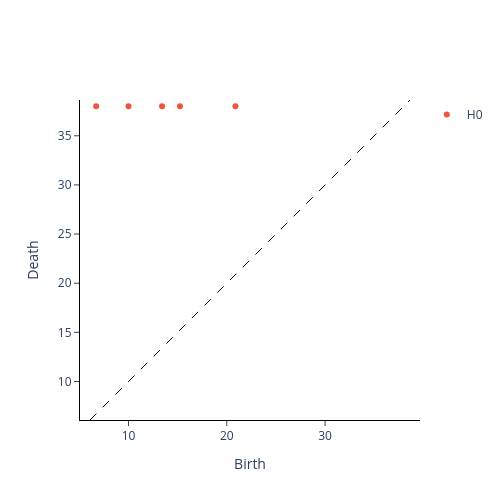

Here is the notebook cell this chart was saved with:
### Code cell
from gtda.homology import CubicalPersistence
cubical_persistence = CubicalPersistence(n_jobs=-1)
im1_cubical = cubical_persistence.fit_transform(im1_filtration)
im8_cubical = cubical_persistence.fit_transform(im8_filtration)
cubical_persistence.plot(im1_cubical)
#cubical_persistence.plot(im8_cubical)

### Figure 1 — Plotly figure (JSON) as saved in the notebook; plotly's stock layout.template omitted (floating-point values rounded to 4 significant figures)
{"data": [{"hoverinfo": "none", "line": {"color": "black", "dash": "dash", "width": 1}, "mode": "lines", "showlegend": false, "type": "scatter", "x": [6.082, 38.64], "y": [6.082, 38.64]}, {"hoverinfo": "text", "hovertext": ["(6.708203932499369, 38.013511046643494)", "(10.0, 38.013511046643494)", "(13.416407864998739, 38.013511046643494)", "(15.231546211727817, 38.013511046643494)", "(20.8806130178211, 38.013511046643494)"], "mode": "markers", "name": "H0", "type": "scatter", "x": [6.708, 10, 13.42, 15.23, 20.88], "y": [38.01, 38.01, 38.01, 38.01, 38.01]}, {"hoverinfo": "text", "hovertext": [], "mode": "markers", "name": "H1", "type": "scatter", "x": [], "y": []}], "layout": {"height": 500, "plot_bgcolor": "white", "width": 500, "xaxis": {"autorange": false, "domain": [0, 1], "exponentformat": "e", "linecolor": "black", "linewidth": 1, "mirror": false, "range": [5.116, 39.61], "showexponent": "all", "showline": true, "side": "bottom", "ticks": "outside", "title": {"text": "Birth"}, "type": "linear", "zeroline": true}, "yaxis": {"autorange": false, "domain": [0, 1], "exponentformat": "e", "linecolor": "black", "linewidth": 1, "mirror": false, "range": [6.082, 38.64], "scaleanchor": "x", "scaleratio": 1, "showexponent": "all", "showline": true, "side": "left", "ticks": "outside", "title": {"text": "Death"}, "type": "linear", "zeroline": true}}}
